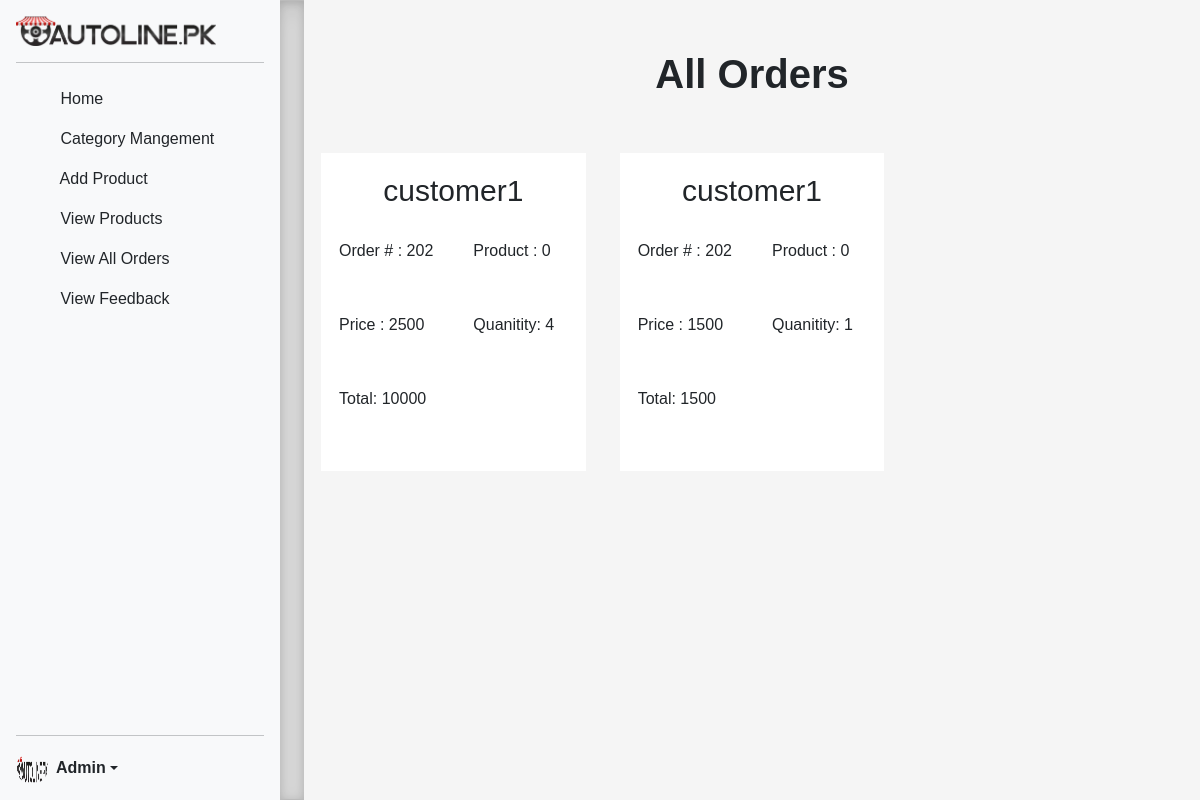
Page /admin/ViewOrders.php on the committed database.
### tables this page shows
CREATE TABLE `orders` (
  `cusId` text NOT NULL,
  `productid` int(10) NOT NULL,
  `price` int(10) NOT NULL,
  `quantity` int(10) NOT NULL,
  `date` text NOT NULL,
  `status` text NOT NULL,
  `id` int(11) NOT NULL,
  `total` int(11) NOT NULL,
  `orderid` varchar(255) NOT NULL
);

### admin/ViewOrders.php (the view, shortened to what this page needs)
<?php include 'sidebar.php';
$result = $con->query("SELECT * FROM orders");
?>
<div class="container">
	<div class="row dashboard-main-data">
		<h1 class="text-center" style="margin-bottom: 50px;"> All Orders</h1>
		<?php if ($result->num_rows > 0) { ?>
			<?php while ($row = $result->fetch_assoc()) {
                ?>
				<div class="col-md-4 ">
					<div class="text-center single-product">
						<div class="product-details">
							<h3 class="product-grid-auto-name"><?php echo $row['cusId'] ?></h3>
							<div class="description row">
								<p class="product-grid-auto-category col-md-6">Order # : <?php echo $row['orderid'] ?></p>
                                <p class="product-grid-auto-price col-md-6"> Product : <?php echo $row['productid'] ?></p>
                                <p class="product-grid-auto-price col-md-6"> Price : <?php echo $row['price'] ?></p>
                                <p class="product-grid-auto-price col-md-6"> Quanitity: <?php echo $row['quantity'] ?></p>
                                <p class="product-grid-auto-price col-md-6"> Total: <?php echo $row['total'] ?></p>
							</div>
						</div>
					</div>
				</div>
			<?php
			} ?>
	</div>
<?php } else { ?>
	<p class="status error">Image(s) not found...</p>
<?php } ?>
</div>
<?php include_once "footer.php"; ?>

### assets/css/style.css (style rules this page uses)
body { background-color: #f5f5f5; font-family: 'Lucida Sans', 'Lucida Sans Regular', 'Lucida Grande', 'Lucida Sans Unicode', Geneva, Verdana, sans-serif; }
h1 { font-weight: 900; }
h3 { font-weight: bold; }
p { font-family: Verdana, sans-serif ; padding-left: 0.5rem; }
.single-product { background-color: #fff; margin: 5px; padding: 10px; }
.product-grid-auto-category, .product-grid-auto-price { font-size: 16px; font-weight: 500; margin-top: 10px; margin-bottom: 0px; text-align: left; text-transform: capitalize; }
.product-grid-auto-name { font-size: 30px; font-weight: 500; margin-top: 10px; margin-bottom: 0px; }
.product-details { padding-bottom: 30px; }

### admin/sidebar.php (style rules this page uses)
body { min-height: 100vh; min-height: -webkit-fill-available; }
html { height: -webkit-fill-available; }
.dashboard-main-data .col-md-6 { padding: 20px; }
.dashboard-main-data { margin-top: 50px; }

### rows in the picture
orders: cusId "customer1", orderid "202", productid "0", price "2500", quantity "4", total "10000"
orders: cusId "customer1", orderid "202", productid "0", price "1500", quantity "1", total "1500"
